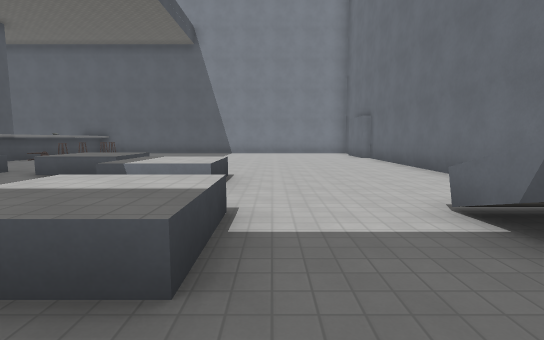
view 1 (above)

18 first-person views from a walk through a 3-D level made in the Godot game engine. The camera is 1.5 m above the floor, tilts 6° down and sees 85° across. The floor is counted in squares, 2 m on a side. Each view is taken from the middle of a square. On the plan, view 1 faces up. The plan holds only what a view shows up to about 10 squares ahead; the rest is blank. Surface patterns are stand-ins for the level's own textures.

view 2
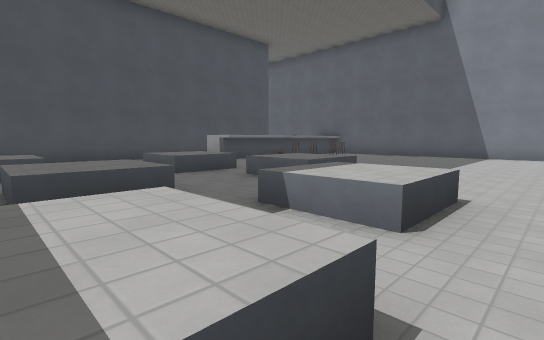

view 3
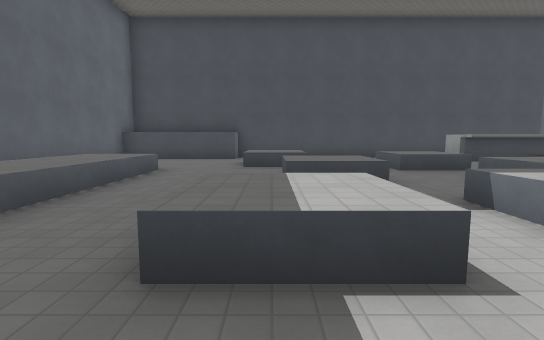

view 4
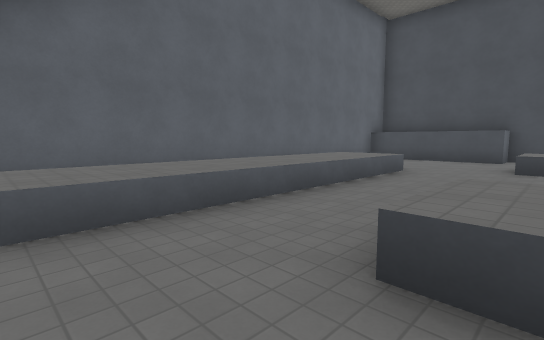

view 5
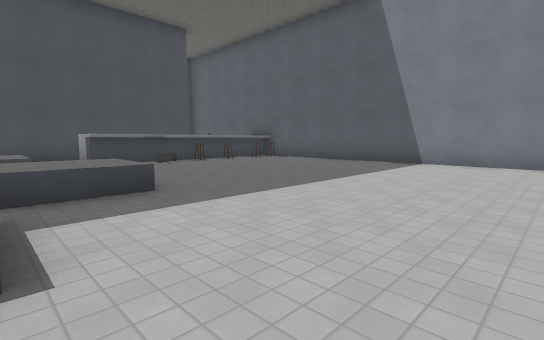

view 6
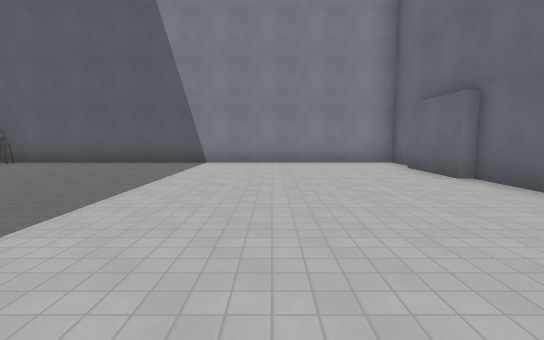

view 7
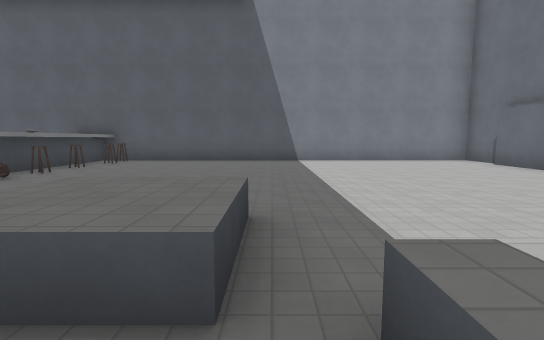

view 8
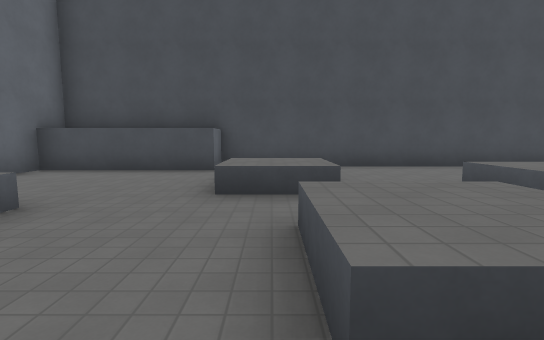

view 9
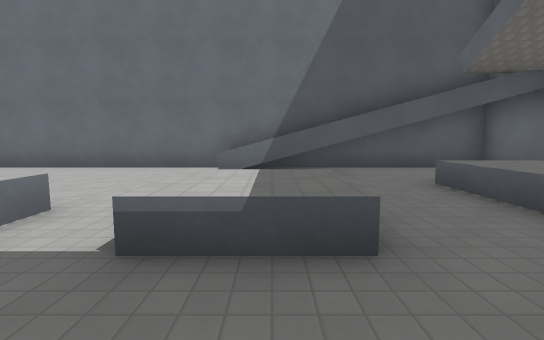

view 10
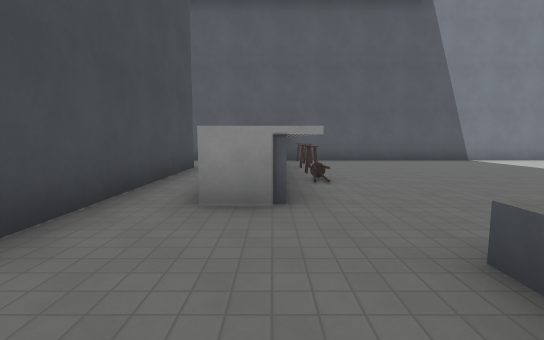

view 11
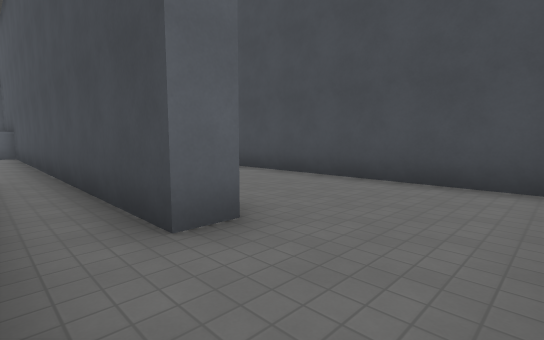

view 12
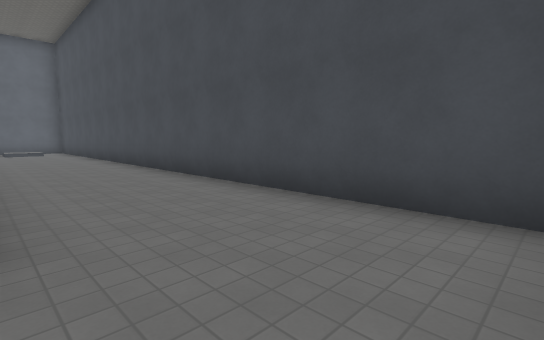

view 13
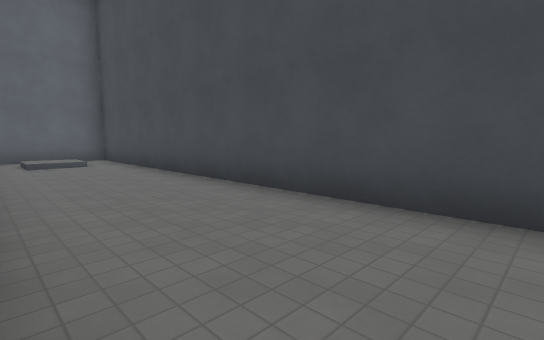

view 14
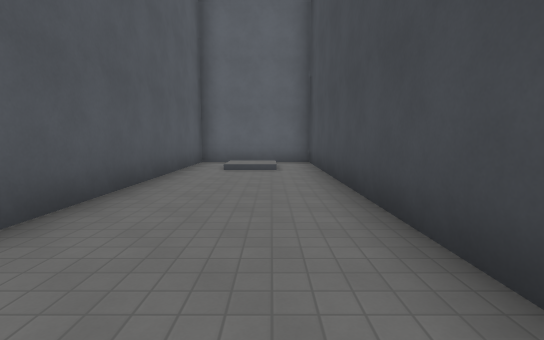

view 15
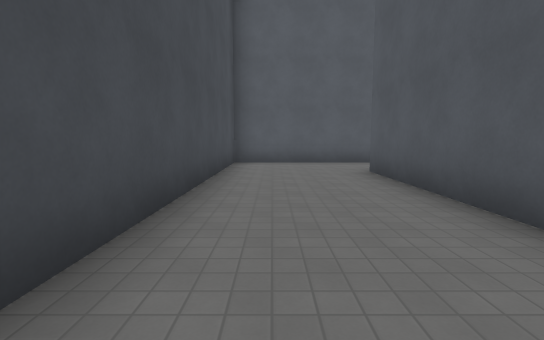

view 16
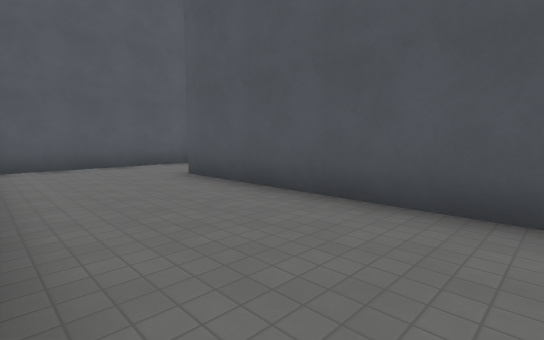

view 17
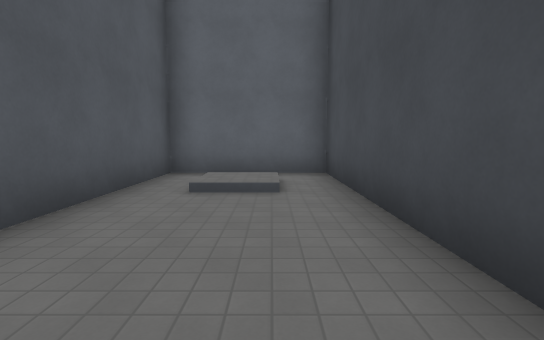

view 18
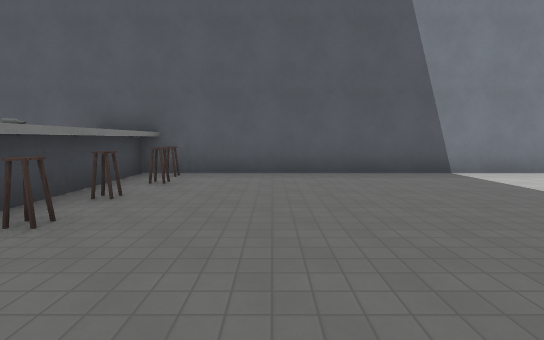

### Floor plan
Key: @ floor where view 1 was taken; # wall or solid block; . floor; / step, stairs or slope; ^ raised ledge; C chair.
Columns run from 16 left of view 1 to 4 right of it. Each row starts with its distance up from view 1.
 16 #####################
 15 #......#C...........#
 14 #......#C...........#
 13 #......#C...........#
 12 #....#.#C...........#
 11 #....#.#C...........#
 10 #....#.#............#
  9 #....#.#............#
  8 #....#..............#
  7 #....#.....^^.......#
  6 #....#...^^...^^....#
  5 #....#...^^...^^....#
  4 #....#...  ^^.......#
  3 #....# .^^ ^^.^^..^^#
  2 #....# .^^....^^..###
  1 #....#............##
  0 #....##.........@.###
 -1 #.//.##...^^^^^^^^..#
 -2 #.//.##...^^^^^^^^ .#
 -3 #....##..           #
 -4 #####################

Positions as (right, up) in squares from view 1, and headings:
1: (0, 0), facing up
2: (0, 2), facing up-left
3: (1, 2), facing left
4: (1, 2), facing down-left
5: (1, 6), facing up-left
6: (0, 6), facing up
7: (-3, 5), facing up
8: (-3, 2), facing left
9: (-4, 2), facing right
10: (-9, 5), facing up
11: (-10, 15), facing down-left
12: (-12, 15), facing down-left
13: (-12, 8), facing down-left
14: (-14, 6), facing down
15: (-14, 6), facing up
16: (-15, 7), facing up-right
17: (-14, 3), facing down
18: (-6, 9), facing up
